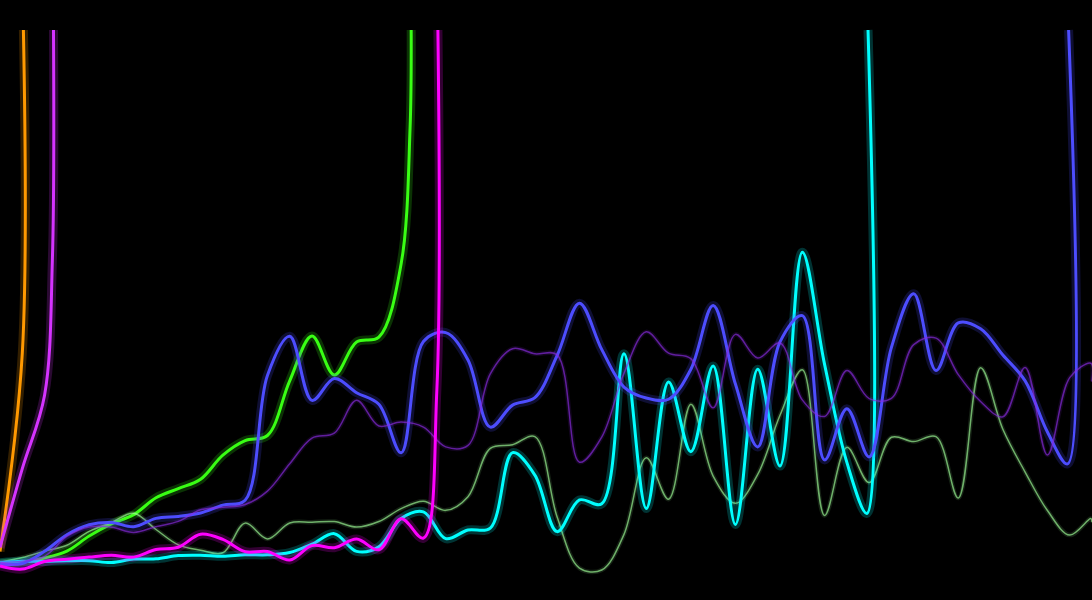

The cell this chart's notebook holds for it:
### Markdown cell above
---

### Code cell
# ==============================================================================
#  1. IMPORTS AND CONFIGURATION
# ==============================================================================
import pandas as pd
import sqlite3
import json
from pathlib import Path
import plotly.graph_objects as go
import numpy as np

# --- Configuration ---
# All agents will be plotted.
AGENTS_TO_ANALYZE = [
    "qlearning", "dqn", "dqn_target", "ddqn", "dueling_ddqn", 
    "reinforce", "a2c", "ppo"
]

# Data smoothing can be adjusted for aesthetic purposes.
EPISODE_MULTIPLIER = 20

# Define the path to your database file
PROJECT_ROOT = Path().resolve()
DB_PATH = PROJECT_ROOT / "performance.db"

# --- Neon Color Mapping for Cyberpunk Style ---
AGENT_COLORS = {
    "qlearning": "#39ff14",     # Neon Green
    "dqn": "#a0ff99",           # Light Neon Green
    "dqn_target": "#00ffff",    # Cyan / Aqua
    "ddqn": "#4d4dff",          # Neon Blue
    "dueling_ddqn": "#8a2be2",   # Blue-Violet
    "reinforce": "#ff9900",     # Neon Orange
    "a2c": "#ff00ff",           # Magenta / Fuchsia
    "ppo": "#d533ff"            # Neon Purple
}

# --- Visual Styling Configuration ---
TARGET_SCORE_FOR_SUCCESS = 1000
SUCCESSFUL_LINE_WIDTH = 3.0
UNSUCCESSFUL_LINE_WIDTH = 1.5
SUCCESSFUL_OPACITY = 1.0
UNSUCCESSFUL_OPACITY = 0.65


# ==============================================================================
#  2. DATA LOADING AND PREPARATION
# ==============================================================================

def load_and_smooth_data(db_path, agent_list, multiplier):
    """
    Connects to the DB, loads 'average_score' for all specified agents,
    and applies smoothing while guaranteeing the very last data point is preserved.
    """
    if not db_path.exists():
        print(f"ERROR: Database file not found at '{db_path}'.")
        print("Please run training for all agents first.")
        return {}
    
    agent_data = {}
    
    try:
        conn = sqlite3.connect(db_path)
        print("Loading and smoothing data from database...")
        for agent_name in agent_list:
            query = f"SELECT epoch, average_score FROM training WHERE agent = '{agent_name}' ORDER BY epoch"
            df = pd.read_sql_query(query, conn)
            
            if df.empty:
                print(f"- WARNING: No records found for '{agent_name}'")
                continue

            if multiplier > 1 and len(df) > multiplier:
                last_point = df.iloc[-1:].copy()
                df_to_smooth = df.iloc[:-1]
                grouped = df_to_smooth.groupby(np.arange(len(df_to_smooth)) // multiplier)
                smoothed_part = grouped.agg(epoch=('epoch', 'last'), average_score=('average_score', 'mean')).reset_index(drop=True)
                final_df = pd.concat([smoothed_part, last_point], ignore_index=True)
                agent_data[agent_name] = final_df
            else:
                agent_data[agent_name] = df
        
        conn.close()
    except Exception as e:
        print(f"An error occurred while reading the database: {e}")
        return {}
        
    return agent_data

# Load and process the data for all agents
all_data = load_and_smooth_data(DB_PATH, AGENTS_TO_ANALYZE, EPISODE_MULTIPLIER)


# ==============================================================================
#  3. CYBERPUNK VISUALIZATION
# ==============================================================================

if all_data:
    # Initialize a new figure
    fig = go.Figure()

    # --- Add a Trace for Each Agent with a "Glow" Effect ---
    for agent_name, df in all_data.items():
        agent_color = AGENT_COLORS.get(agent_name, '#ffffff')
        
        # Determine styling based on whether the agent was successful
        if df['average_score'].max() >= TARGET_SCORE_FOR_SUCCESS:
            line_width = SUCCESSFUL_LINE_WIDTH
            opacity = SUCCESSFUL_OPACITY
        else:
            line_width = UNSUCCESSFUL_LINE_WIDTH
            opacity = UNSUCCESSFUL_OPACITY

        # Add a thicker, semi-transparent line underneath to simulate a glow
        fig.add_trace(
            go.Scatter(
                x=df['epoch'], 
                y=df['average_score'],
                mode='lines',
                line=dict(shape='spline', color=agent_color, width=line_width * 3),
                opacity=0.2 * opacity, # Glow opacity is a fraction of the main opacity
                showlegend=False
            )
        )
        
        # Add the main, sharp line on top
        fig.add_trace(
            go.Scatter(
                x=df['epoch'], 
                y=df['average_score'],
                mode='lines',
                line=dict(shape='spline', color=agent_color, width=line_width),
                opacity=opacity,
                showlegend=False
            )
        )

    # --- Strip All Layout Elements for a Purely Visual Cover Image ---
    fig.update_layout(
        # Set a dark background
        plot_bgcolor='black',
        paper_bgcolor='black',
        
        width=1200,
        height=600,
        
        # Remove all titles, legends, and axes
        title_text=None,
        showlegend=False,
        xaxis=dict(visible=False),
        yaxis=dict(visible=False),
        
        # Remove all margins to make the chart fill the entire image space
        margin=dict(l=0, r=0, t=0, b=0)
    )

    # Show the final image
    fig.show()
else:
    print("No data was loaded. Cannot generate image.")

### Figure 1 — Plotly figure (JSON) as saved in the notebook; plotly's stock layout.template omitted (floating-point values rounded to 4 significant figures)
{"data": [{"line": {"color": "#39ff14", "shape": "spline", "width": 9}, "mode": "lines", "opacity": 0.2, "showlegend": false, "type": "scatter", "x": [200, 400, 600, 800, 1000, 1200, 1400, 1600, 1800, 2000, 2200, 2400, 2600, 2800, 3000, 3200, 3400, 3600, 3800, 3880, 3890], "y": [22.2, 24.06, 31.77, 44.23, 71.86, 94.1, 111.2, 142.0, 158.9, 176.1, 220.3, 247.0, 256.3, 356.6, 438.7, 367.3, 427.7, 436.6, 571.3, 819.5, 1000]}, {"line": {"color": "#39ff14", "shape": "spline", "width": 3}, "mode": "lines", "opacity": 1, "showlegend": false, "type": "scatter", "x": [200, 400, 600, 800, 1000, 1200, 1400, 1600, 1800, 2000, 2200, 2400, 2600, 2800, 3000, 3200, 3400, 3600, 3800, 3880, 3890], "y": [22.2, 24.06, 31.77, 44.23, 71.86, 94.1, 111.2, 142.0, 158.9, 176.1, 220.3, 247.0, 256.3, 356.6, 438.7, 367.3, 427.7, 436.6, 571.3, 819.5, 1000]}, {"line": {"color": "#a0ff99", "shape": "spline", "width": 4.5}, "mode": "lines", "opacity": 0.13, "showlegend": false, "type": "scatter", "x": [200, 400, 600, 800, 1000, 1200, 1400, 1600, 1800, 2000, 2200, 2400, 2600, 2800, 3000, 3200, 3400, 3600, 3800, 4000, 4200, 4400, 4600, 4800, 5000, 5200, 5400, 5600, 5800, 6000, 6200, 6400, 6600, 6800, 7000, 7200, 7400, 7600, 7800, 8000, 8200, 8400, 8600, 8800, 9000, 9200, 9400, 9600, 9800, 9990, 10000], "y": [23.83, 32.48, 44.11, 55.14, 80.52, 96.81, 113.7, 83.88, 55.77, 45.91, 41.16, 95.6, 66.69, 95.97, 97.27, 98.37, 88.26, 98.45, 122.2, 135.8, 119.0, 144.2, 232.8, 239.5, 254.4, 106.8, 13.13, 9.625, 74.9, 215.4, 139.4, 313.8, 182.0, 132.0, 185.0, 293.4, 376.9, 109.7, 234.5, 169.9, 253.1, 245.1, 254.2, 141.7, 380.5, 267.8, 189.3, 118.7, 73.61, 103.9, 97.4]}, {"line": {"color": "#a0ff99", "shape": "spline", "width": 1.5}, "mode": "lines", "opacity": 0.65, "showlegend": false, "type": "scatter", "x": [200, 400, 600, 800, 1000, 1200, 1400, 1600, 1800, 2000, 2200, 2400, 2600, 2800, 3000, 3200, 3400, 3600, 3800, 4000, 4200, 4400, 4600, 4800, 5000, 5200, 5400, 5600, 5800, 6000, 6200, 6400, 6600, 6800, 7000, 7200, 7400, 7600, 7800, 8000, 8200, 8400, 8600, 8800, 9000, 9200, 9400, 9600, 9800, 9990, 10000], "y": [23.83, 32.48, 44.11, 55.14, 80.52, 96.81, 113.7, 83.88, 55.77, 45.91, 41.16, 95.6, 66.69, 95.97, 97.27, 98.37, 88.26, 98.45, 122.2, 135.8, 119.0, 144.2, 232.8, 239.5, 254.4, 106.8, 13.13, 9.625, 74.9, 215.4, 139.4, 313.8, 182.0, 132.0, 185.0, 293.4, 376.9, 109.7, 234.5, 169.9, 253.1, 245.1, 254.2, 141.7, 380.5, 267.8, 189.3, 118.7, 73.61, 103.9, 97.4]}, {"line": {"color": "#00ffff", "shape": "spline", "width": 9}, "mode": "lines", "opacity": 0.2, "showlegend": false, "type": "scatter", "x": [200, 400, 600, 800, 1000, 1200, 1400, 1600, 1800, 2000, 2200, 2400, 2600, 2800, 3000, 3200, 3400, 3600, 3800, 4000, 4200, 4400, 4600, 4800, 5000, 5200, 5400, 5600, 5800, 6000, 6200, 6400, 6600, 6800, 7000, 7200, 7400, 7600, 7800, 7980, 7990], "y": [22.91, 25.49, 25.42, 26.58, 26.71, 23.27, 29.59, 30.06, 36.09, 36.73, 34.8, 37.52, 37.45, 41.56, 57.04, 76.28, 43.72, 52.04, 103.9, 116.2, 67.09, 83, 86.46, 224.8, 183.7, 80.03, 138.1, 131.0, 406.3, 122.4, 354.5, 226.7, 384.0, 93.24, 377.8, 200.3, 592.5, 386.8, 206.9, 113.3, 1000]}, {"line": {"color": "#00ffff", "shape": "spline", "width": 3}, "mode": "lines", "opacity": 1, "showlegend": false, "type": "scatter", "x": [200, 400, 600, 800, 1000, 1200, 1400, 1600, 1800, 2000, 2200, 2400, 2600, 2800, 3000, 3200, 3400, 3600, 3800, 4000, 4200, 4400, 4600, 4800, 5000, 5200, 5400, 5600, 5800, 6000, 6200, 6400, 6600, 6800, 7000, 7200, 7400, 7600, 7800, 7980, 7990], "y": [22.91, 25.49, 25.42, 26.58, 26.71, 23.27, 29.59, 30.06, 36.09, 36.73, 34.8, 37.52, 37.45, 41.56, 57.04, 76.28, 43.72, 52.04, 103.9, 116.2, 67.09, 83, 86.46, 224.8, 183.7, 80.03, 138.1, 131.0, 406.3, 122.4, 354.5, 226.7, 384.0, 93.24, 377.8, 200.3, 592.5, 386.8, 206.9, 113.3, 1000]}, {"line": {"color": "#4d4dff", "shape": "spline", "width": 9}, "mode": "lines", "opacity": 0.2, "showlegend": false, "type": "scatter", "x": [200, 400, 600, 800, 1000, 1200, 1400, 1600, 1800, 2000, 2200, 2400, 2600, 2800, 3000, 3200, 3400, 3600, 3800, 4000, 4200, 4400, 4600, 4800, 5000, 5200, 5400, 5600, 5800, 6000, 6200, 6400, 6600, 6800, 7000, 7200, 7400, 7600, 7800, 8000, 8200, 8400, 8600, 8800, 9000, 9200, 9400, 9600, 9780, 9790], "y": [20.71, 21.61, 43.86, 74.34, 92.6, 96.8, 88.88, 104.3, 107.9, 114.3, 128.7, 137.5, 366.4, 438.3, 320.7, 360.7, 334.8, 313.6, 224.5, 428.8, 445.0, 394.9, 271.7, 312.0, 325.7, 403.0, 499.1, 414.2, 345.2, 325.0, 322.8, 377.8, 494.7, 350.6, 235.4, 428.0, 476.2, 211.6, 305.3, 217.1, 417.9, 516.2, 375.4, 462.8, 452.2, 403.9, 356.5, 262.7, 204.2, 1000]}, {"line": {"color": "#4d4dff", "shape": "spline", "width": 3}, "mode": "lines", "opacity": 1, "showlegend": false, "type": "scatter", "x": [200, 400, 600, 800, 1000, 1200, 1400, 1600, 1800, 2000, 2200, 2400, 2600, 2800, 3000, 3200, 3400, 3600, 3800, 4000, 4200, 4400, 4600, 4800, 5000, 5200, 5400, 5600, 5800, 6000, 6200, 6400, 6600, 6800, 7000, 7200, 7400, 7600, 7800, 8000, 8200, 8400, 8600, 8800, 9000, 9200, 9400, 9600, 9780, 9790], "y": [20.71, 21.61, 43.86, 74.34, 92.6, 96.8, 88.88, 104.3, 107.9, 114.3, 128.7, 137.5, 366.4, 438.3, 320.7, 360.7, 334.8, 313.6, 224.5, 428.8, 445.0, 394.9, 271.7, 312.0, 325.7, 403.0, 499.1, 414.2, 345.2, 325.0, 322.8, 377.8, 494.7, 350.6, 235.4, 428.0, 476.2, 211.6, 305.3, 217.1, 417.9, 516.2, 375.4, 462.8, 452.2, 403.9, 356.5, 262.7, 204.2, 1000]}, {"line": {"color": "#8a2be2", "shape": "spline", "width": 4.5}, "mode": "lines", "opacity": 0.13, "showlegend": false, "type": "scatter", "x": [200, 400, 600, 800, 1000, 1200, 1400, 1600, 1800, 2000, 2200, 2400, 2600, 2800, 3000, 3200, 3400, 3600, 3800, 4000, 4200, 4400, 4600, 4800, 5000, 5200, 5400, 5600, 5800, 6000, 6200, 6400, 6600, 6800, 7000, 7200, 7400, 7600, 7800, 8000, 8200, 8400, 8600, 8800, 9000, 9200, 9400, 9600, 9800, 9990, 10000], "y": [23.65, 25.58, 34.73, 71.14, 88.34, 87.96, 78.55, 89.2, 98.73, 120.2, 124.5, 129.7, 154.3, 204.4, 251.4, 260.6, 320.9, 273.7, 280.9, 271.8, 235.4, 238.2, 369.5, 415.5, 406.2, 404.2, 207.3, 253.3, 370.6, 446.4, 407.4, 397.3, 307.1, 441.8, 398.3, 426.1, 321.6, 291.3, 375.4, 324.0, 324.3, 423.1, 434.8, 368.0, 318.8, 290.7, 381.0, 220.6, 362.4, 388.8, 355.4]}, {"line": {"color": "#8a2be2", "shape": "spline", "width": 1.5}, "mode": "lines", "opacity": 0.65, "showlegend": false, "type": "scatter", "x": [200, 400, 600, 800, 1000, 1200, 1400, 1600, 1800, 2000, 2200, 2400, 2600, 2800, 3000, 3200, 3400, 3600, 3800, 4000, 4200, 4400, 4600, 4800, 5000, 5200, 5400, 5600, 5800, 6000, 6200, 6400, 6600, 6800, 7000, 7200, 7400, 7600, 7800, 8000, 8200, 8400, 8600, 8800, 9000, 9200, 9400, 9600, 9800, 9990, 10000], "y": [23.65, 25.58, 34.73, 71.14, 88.34, 87.96, 78.55, 89.2, 98.73, 120.2, 124.5, 129.7, 154.3, 204.4, 251.4, 260.6, 320.9, 273.7, 280.9, 271.8, 235.4, 238.2, 369.5, 415.5, 406.2, 404.2, 207.3, 253.3, 370.6, 446.4, 407.4, 397.3, 307.1, 441.8, 398.3, 426.1, 321.6, 291.3, 375.4, 324.0, 324.3, 423.1, 434.8, 368.0, 318.8, 290.7, 381.0, 220.6, 362.4, 388.8, 355.4]}, {"line": {"color": "#ff9900", "shape": "spline", "width": 9}, "mode": "lines", "opacity": 0.2, "showlegend": false, "type": "scatter", "x": [200, 400, 410], "y": [43.64, 406.8, 1000]}, {"line": {"color": "#ff9900", "shape": "spline", "width": 3}, "mode": "lines", "opacity": 1, "showlegend": false, "type": "scatter", "x": [200, 400, 410], "y": [43.64, 406.8, 1000]}, {"line": {"color": "#ff00ff", "shape": "spline", "width": 9}, "mode": "lines", "opacity": 0.2, "showlegend": false, "type": "scatter", "x": [200, 400, 600, 800, 1000, 1200, 1400, 1600, 1800, 2000, 2200, 2400, 2600, 2800, 3000, 3200, 3400, 3600, 3800, 4000, 4120, 4130], "y": [17.04, 11.31, 25.18, 29.31, 33.28, 36.56, 33.25, 47.09, 51.37, 75.29, 65.68, 43.27, 43.66, 28.07, 54.35, 50.42, 66.45, 46.8, 103.6, 67.94, 337.4, 1000]}, {"line": {"color": "#ff00ff", "shape": "spline", "width": 3}, "mode": "lines", "opacity": 1, "showlegend": false, "type": "scatter", "x": [200, 400, 600, 800, 1000, 1200, 1400, 1600, 1800, 2000, 2200, 2400, 2600, 2800, 3000, 3200, 3400, 3600, 3800, 4000, 4120, 4130], "y": [17.04, 11.31, 25.18, 29.31, 33.28, 36.56, 33.25, 47.09, 51.37, 75.29, 65.68, 43.27, 43.66, 28.07, 54.35, 50.42, 66.45, 46.8, 103.6, 67.94, 337.4, 1000]}, {"line": {"color": "#d533ff", "shape": "spline", "width": 9}, "mode": "lines", "opacity": 0.2, "showlegend": false, "type": "scatter", "x": [200, 400, 600, 670, 680], "y": [50.96, 195.5, 330.1, 577.9, 1000]}, {"line": {"color": "#d533ff", "shape": "spline", "width": 3}, "mode": "lines", "opacity": 1, "showlegend": false, "type": "scatter", "x": [200, 400, 600, 670, 680], "y": [50.96, 195.5, 330.1, 577.9, 1000]}], "layout": {"height": 600, "margin": {"b": 0, "l": 0, "r": 0, "t": 0}, "paper_bgcolor": "black", "plot_bgcolor": "black", "showlegend": false, "width": 1200, "xaxis": {"visible": false}, "yaxis": {"visible": false}}}
